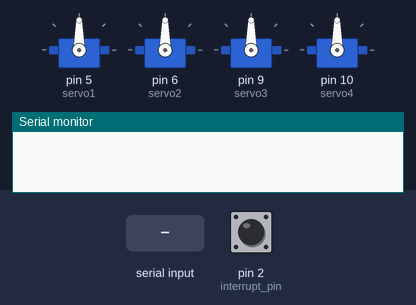
Bench run of a sketch on a simulated Arduino Uno, built with avr-gcc and run on an emulated ATmega328P. On the bench: 4 × servo, the last lines printed to the serial monitor. Inputs (shaded band) come from the test bench; at power-on: pin 2 (interrupt_pin) HIGH.

Above: at 5.6 s.
5.7 s: "0" received over the second serial link
At 7.7 s:
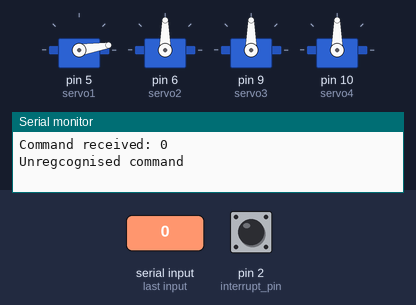
8.7 s: "1" received over the second serial link
At 9.15 s:
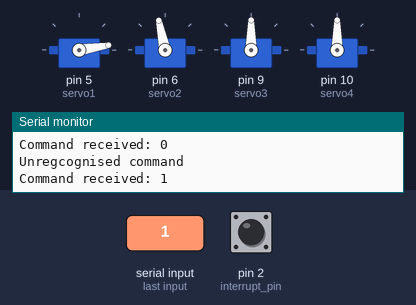
11.7 s: "2" received over the second serial link
14.7 s: "3" received over the second serial link
17.7 s: pin 2 (interrupt_pin) pulled LOW for 0.15 s
At 17.88 s:
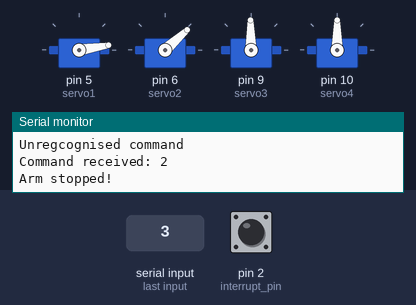
20.7 s: "4" received over the second serial link
At 24.5 s:
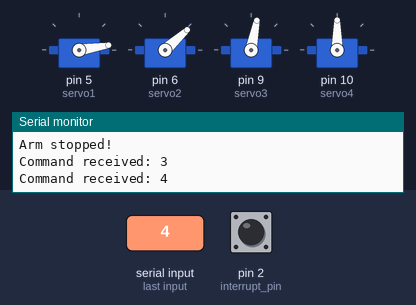
Timing chart, 0 to 24.7 s (numbered marks = the images above; inputs shaded):
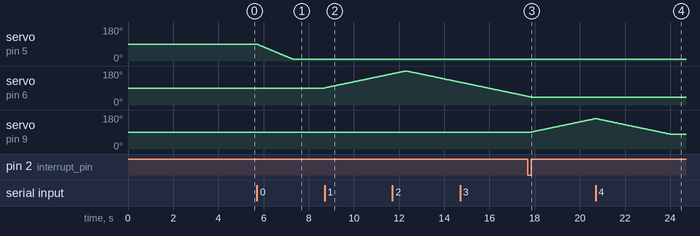

The sketch:

robot-arm-control-with-serial-inputs.ino
```cpp
/**
Name: robot-arm-control-with-serial-inputs
Author: Minh Nguyen
Description: Arduino uses software serial communication and interrupt handler
to control with servo
**/

#include <Servo.h>
#include <SoftwareSerial.h>
SoftwareSerial SUART( 3, 4); //SRX  = DPin-3; STX = DPin-4
// payload message received flag and payload content
/*
0 = DOUBLE_TAP, 1 = ROTATE_CW, 2 = ROTATE_CCW, 3 = RAISE, 4 = LOWER, 5 = STRETCH, 6 = SHORTEN
*/
byte command = 255;

// servo pin layout
const byte servo1 = 5;
const byte servo2 = 6;
const byte servo3 = 9;
const byte servo4 = 10;

 // create servo object to control arm
Servo servo_1;
Servo servo_2;
Servo servo_3;
Servo servo_4;

// servo motors records
int hand_angle; //0 = closed, 70 = opened
int arm_angle;
int arm_altitude;
int arm_reach;

// Extreme values
const unsigned max_serv_1 = 70;
const unsigned min_serv_1 = 10;
const unsigned max_serv_2 = 180;
const unsigned min_serv_2 = 0;
const unsigned max_serv_3 = 160;
const unsigned min_serv_3 = 80;
const unsigned max_serv_4 = 85;
const unsigned min_serv_4 = 15;

const byte interrupt_pin = 2;
bool rest = false;

void restISR(){
  rest = true;
  Serial.println("Arm stopped!");
}

void setup()
{
  Serial.begin(9600);
  SUART.begin(115200);   //to match with NodeMCU which prefers higher Bd to work
  // Attach servo to gpios of esp8266
  servo_1.attach(servo1);
  servo_2.attach(servo2);
  servo_3.attach(servo3);
  servo_4.attach(servo4);

  // reset arm position
  hand_angle = 70;
  arm_angle = 90;
  arm_altitude = 140;
  arm_reach = 50;

  setServoPos(servo_1, hand_angle, 40);
  setServoPos(servo_2, arm_angle, 40);
  setServoPos(servo_3, arm_altitude, 40);
  setServoPos(servo_4, arm_reach, 40);

  //attach arm rest interrupt
  pinMode(interrupt_pin, INPUT_PULLUP);
  attachInterrupt(digitalPinToInterrupt(interrupt_pin), restISR, RISING);
}

void setServoPos(Servo servoX,unsigned int targetPosition, int speedX){
  while(servoX.read() != targetPosition && !rest){
    if (servoX.read() < targetPosition){
      servoX.write(servoX.read()+1);
      delay(speedX);
    }
    else if (servoX.read() > targetPosition){
      servoX.write(servoX.read()-1);
      delay(speedX);
    }
    //Serial.println(servoX.read());
  }
}

void loop()
{
  if (SUART.available() != 0){
     /** Handling the command messages **/
    command = SUART.read();
    Serial.print("Command received: ");
    Serial.println((char)command);
    // hand servo
    if(command == '0'){
      if(hand_angle >= 35){ // open hand
        while(hand_angle > min_serv_1 ){
          hand_angle = servo_1.read();
          servo_1.write(hand_angle-1);
          delay(20);
        }
      }
      else{ // close hands
        while(hand_angle < max_serv_1 ){
          hand_angle = servo_1.read();
          servo_1.write(hand_angle+1);
          delay(20);
        }
      }
    }
    // bottom servo
    // CCW rotation
    else if(command == '1'){
      while(arm_angle < max_serv_2 && !rest){
        arm_angle = servo_2.read();
        servo_2.write(arm_angle+1);
        delay(40);
      }
    }
    // CW rotation
    if(command == '2'){
      while(arm_angle > min_serv_2 && !rest){
        arm_angle = servo_2.read();
        servo_2.write(arm_angle-1);
        delay(40);
      }
    }
    /* left servo */
    // Raising the arm
    else if(command == '3'){
      while(arm_altitude < max_serv_3 && !rest){
        arm_altitude = servo_3.read();
        servo_3.write(arm_altitude+1);
        delay(40);
      }
    }
    // Lowering the arm
    else if(command == '4'){
      while(arm_altitude > min_serv_3 && !rest){
        arm_altitude = servo_3.read();
        servo_3.write(arm_altitude-1);
        delay(40);
      }
    }

    /* Right servo */
    // extends the arm
    else if(command == '5'){
      while(arm_reach > min_serv_4 && !rest){
        arm_reach = servo_4.read();
        servo_4.write(arm_reach-1);
        delay(40);
      }
    }
    // shorten the arm
    else if(command == '6'){
      while(arm_reach < max_serv_4 && !rest){
        arm_reach = servo_4.read();
        servo_4.write(arm_reach+1);
        delay(40);
      }
    }
    else{
      Serial.println("Unregcognised command");
    }

    Serial.println();
  }
  rest = false;
}
```

Measured:
- after the input at 5.7 s, servo on pin 5 (servo1): moves from 90° to 9° over 1.6 s, starting at once
- after the input at 8.7 s, servo on pin 6 (servo2): moves from 90° to 165° over 3.0 s, starting at once
- after the input at 17.7 s, servo on pin 6 (servo2): goes on until 17.8 s, then stays 42°
- after the input at 20.7 s, servo on pin 9 (servo3): moves from 161° to 79° over 3.2 s, starting at once
